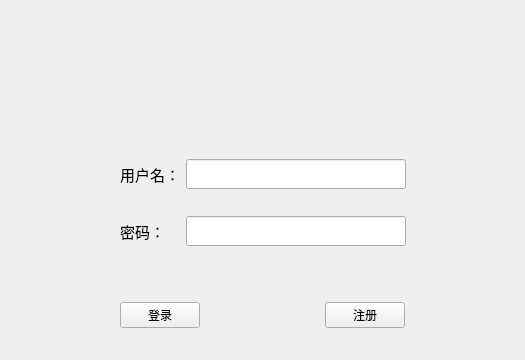
<?xml version="1.0" encoding="UTF-8"?>
<ui version="4.0">
 <class>Login</class>
 <widget class="QWidget" name="Login">
  <property name="geometry">
   <rect>
    <x>0</x>
    <y>0</y>
    <width>525</width>
    <height>360</height>
   </rect>
  </property>
  <property name="minimumSize">
   <size>
    <width>525</width>
    <height>360</height>
   </size>
  </property>
  <property name="maximumSize">
   <size>
    <width>525</width>
    <height>360</height>
   </size>
  </property>
  <property name="windowTitle">
   <string>MyChat Login</string>
  </property>
  <layout class="QVBoxLayout" name="verticalLayout_3">
   <property name="leftMargin">
    <number>0</number>
   </property>
   <property name="topMargin">
    <number>0</number>
   </property>
   <property name="rightMargin">
    <number>0</number>
   </property>
   <property name="bottomMargin">
    <number>0</number>
   </property>
   <item>
    <widget class="QWidget" name="centerwidget" native="true">
     <property name="sizePolicy">
      <sizepolicy hsizetype="Preferred" vsizetype="Preferred">
       <horstretch>0</horstretch>
       <verstretch>0</verstretch>
      </sizepolicy>
     </property>
     <layout class="QVBoxLayout" name="verticalLayout_2">
      <property name="spacing">
       <number>0</number>
      </property>
      <property name="leftMargin">
       <number>0</number>
      </property>
      <property name="topMargin">
       <number>0</number>
      </property>
      <property name="rightMargin">
       <number>0</number>
      </property>
      <property name="bottomMargin">
       <number>0</number>
      </property>
      <item>
       <widget class="QWidget" name="widget" native="true">
        <layout class="QHBoxLayout" name="horizontalLayout">
         <item>
          <widget class="QLabel" name="label">
           <property name="minimumSize">
            <size>
             <width>100</width>
             <height>100</height>
            </size>
           </property>
           <property name="maximumSize">
            <size>
             <width>100</width>
             <height>100</height>
            </size>
           </property>
           <property name="text">
            <string/>
           </property>
           <property name="pixmap">
            <pixmap resource="res.qrc">:/img/default0.png</pixmap>
           </property>
           <property name="scaledContents">
            <bool>true</bool>
           </property>
          </widget>
         </item>
        </layout>
       </widget>
      </item>
      <item>
       <widget class="QWidget" name="widget_3" native="true">
        <property name="sizePolicy">
         <sizepolicy hsizetype="Preferred" vsizetype="Fixed">
          <horstretch>0</horstretch>
          <verstretch>0</verstretch>
         </sizepolicy>
        </property>
        <property name="minimumSize">
         <size>
          <width>0</width>
          <height>0</height>
         </size>
        </property>
        <property name="maximumSize">
         <size>
          <width>16777215</width>
          <height>16777215</height>
         </size>
        </property>
        <layout class="QGridLayout" name="gridLayout">
         <property name="leftMargin">
          <number>0</number>
         </property>
         <property name="rightMargin">
          <number>0</number>
         </property>
         <property name="horizontalSpacing">
          <number>6</number>
         </property>
         <property name="verticalSpacing">
          <number>2</number>
         </property>
         <item row="0" column="1">
          <widget class="QLabel" name="userLabel">
           <property name="font">
            <font>
             <family>黑体</family>
             <pointsize>11</pointsize>
            </font>
           </property>
           <property name="text">
            <string>用户名：</string>
           </property>
          </widget>
         </item>
         <item row="0" column="2">
          <widget class="QLineEdit" name="userLEdit">
           <property name="sizePolicy">
            <sizepolicy hsizetype="Expanding" vsizetype="Fixed">
             <horstretch>0</horstretch>
             <verstretch>0</verstretch>
            </sizepolicy>
           </property>
           <property name="minimumSize">
            <size>
             <width>220</width>
             <height>30</height>
            </size>
           </property>
           <property name="maximumSize">
            <size>
             <width>220</width>
             <height>30</height>
            </size>
           </property>
          </widget>
         </item>
         <item row="0" column="3">
          <spacer name="horizontalSpacer_5">
           <property name="orientation">
            <enum>Qt::Horizontal</enum>
           </property>
           <property name="sizeHint" stdset="0">
            <size>
             <width>30</width>
             <height>20</height>
            </size>
           </property>
          </spacer>
         </item>
         <item row="1" column="2">
          <spacer name="verticalSpacer">
           <property name="orientation">
            <enum>Qt::Vertical</enum>
           </property>
           <property name="sizeHint" stdset="0">
            <size>
             <width>20</width>
             <height>25</height>
            </size>
           </property>
          </spacer>
         </item>
         <item row="0" column="0">
          <spacer name="horizontalSpacer_4">
           <property name="orientation">
            <enum>Qt::Horizontal</enum>
           </property>
           <property name="sizeHint" stdset="0">
            <size>
             <width>30</width>
             <height>20</height>
            </size>
           </property>
          </spacer>
         </item>
         <item row="2" column="1">
          <widget class="QLabel" name="passwordLabel">
           <property name="font">
            <font>
             <family>黑体</family>
             <pointsize>11</pointsize>
            </font>
           </property>
           <property name="text">
            <string>密码：</string>
           </property>
          </widget>
         </item>
         <item row="2" column="2">
          <widget class="QLineEdit" name="pwLEdit">
           <property name="sizePolicy">
            <sizepolicy hsizetype="Expanding" vsizetype="Fixed">
             <horstretch>0</horstretch>
             <verstretch>0</verstretch>
            </sizepolicy>
           </property>
           <property name="minimumSize">
            <size>
             <width>0</width>
             <height>30</height>
            </size>
           </property>
           <property name="maximumSize">
            <size>
             <width>16777215</width>
             <height>30</height>
            </size>
           </property>
           <property name="focusPolicy">
            <enum>Qt::StrongFocus</enum>
           </property>
           <property name="layoutDirection">
            <enum>Qt::LeftToRight</enum>
           </property>
           <property name="echoMode">
            <enum>QLineEdit::Password</enum>
           </property>
          </widget>
         </item>
         <item row="3" column="2">
          <spacer name="verticalSpacer_2">
           <property name="orientation">
            <enum>Qt::Vertical</enum>
           </property>
           <property name="sizeHint" stdset="0">
            <size>
             <width>20</width>
             <height>15</height>
            </size>
           </property>
          </spacer>
         </item>
        </layout>
       </widget>
      </item>
      <item>
       <widget class="QWidget" name="widget_4" native="true">
        <property name="sizePolicy">
         <sizepolicy hsizetype="Preferred" vsizetype="Fixed">
          <horstretch>0</horstretch>
          <verstretch>0</verstretch>
         </sizepolicy>
        </property>
        <property name="minimumSize">
         <size>
          <width>0</width>
          <height>90</height>
         </size>
        </property>
        <property name="maximumSize">
         <size>
          <width>16777215</width>
          <height>90</height>
         </size>
        </property>
        <layout class="QHBoxLayout" name="horizontalLayout_3">
         <property name="spacing">
          <number>6</number>
         </property>
         <property name="leftMargin">
          <number>0</number>
         </property>
         <property name="rightMargin">
          <number>0</number>
         </property>
         <item>
          <spacer name="horizontalSpacer">
           <property name="orientation">
            <enum>Qt::Horizontal</enum>
           </property>
           <property name="sizeHint" stdset="0">
            <size>
             <width>40</width>
             <height>20</height>
            </size>
           </property>
          </spacer>
         </item>
         <item>
          <widget class="QPushButton" name="loginBtn">
           <property name="text">
            <string>登录</string>
           </property>
          </widget>
         </item>
         <item>
          <spacer name="horizontalSpacer_2">
           <property name="orientation">
            <enum>Qt::Horizontal</enum>
           </property>
           <property name="sizeHint" stdset="0">
            <size>
             <width>40</width>
             <height>20</height>
            </size>
           </property>
          </spacer>
         </item>
         <item>
          <widget class="QPushButton" name="registerBtn">
           <property name="text">
            <string>注册</string>
           </property>
          </widget>
         </item>
         <item>
          <spacer name="horizontalSpacer_3">
           <property name="orientation">
            <enum>Qt::Horizontal</enum>
           </property>
           <property name="sizeHint" stdset="0">
            <size>
             <width>40</width>
             <height>20</height>
            </size>
           </property>
          </spacer>
         </item>
        </layout>
       </widget>
      </item>
     </layout>
    </widget>
   </item>
  </layout>
 </widget>
 <resources>
  <include location="res.qrc"/>
 </resources>
 <connections/>
</ui>
